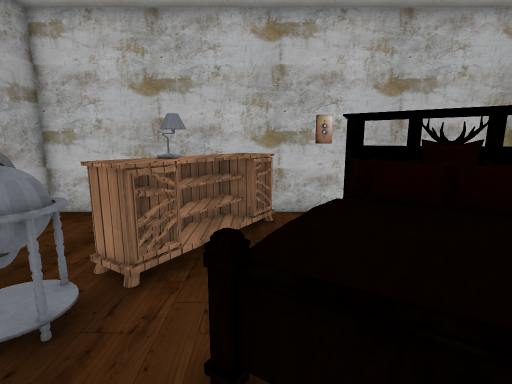
view 1 (above)

14 first-person views from a walk through a Unity game level. The camera is 1.5 m above the floor, tilts 10° down and sees 85° across. The floor is counted in squares, 0.5 m on a side. Each view is taken from the middle of a square. On the plan, view 1 faces up. The plan holds only what a view shows up to about 20 squares ahead; the rest is blank. The player is left out. Some surface patterns are stand-ins.

view 2
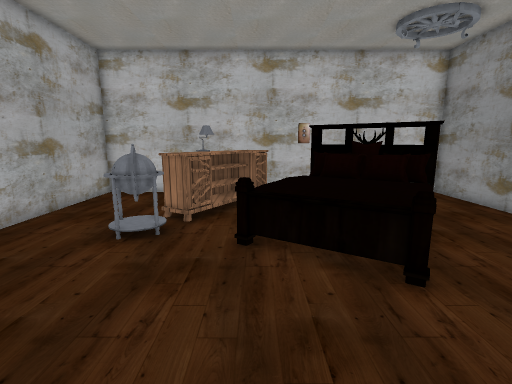

view 3
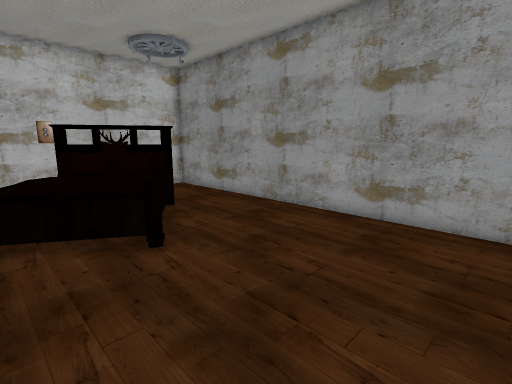

view 4
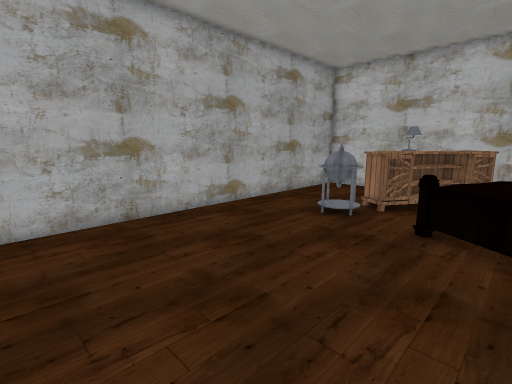

view 5
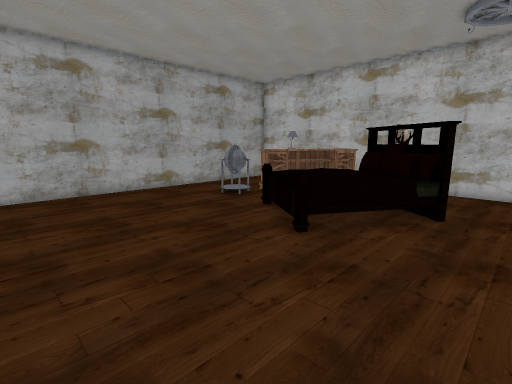

view 6
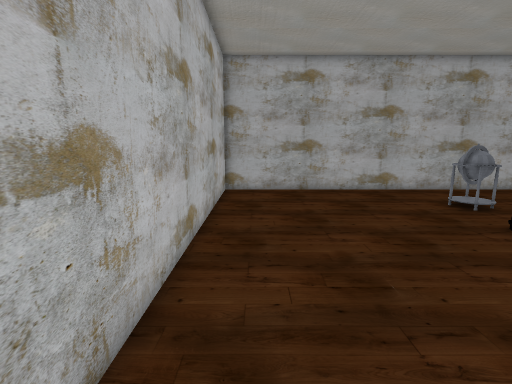

view 7
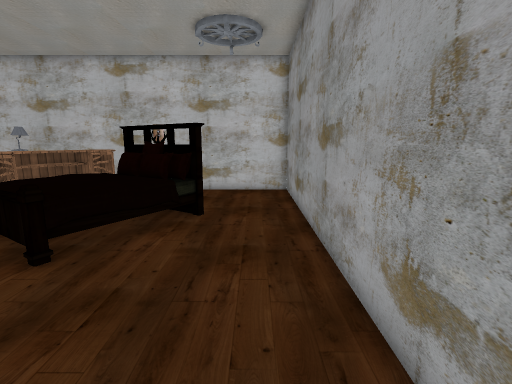

view 8
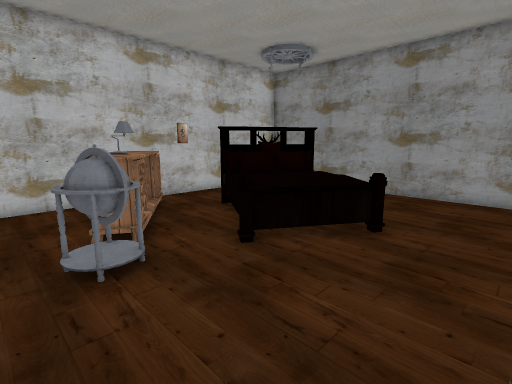

view 9
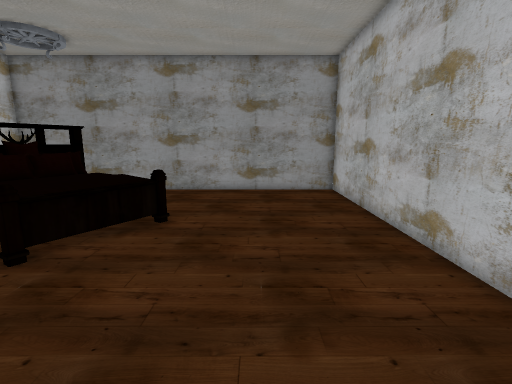

view 10
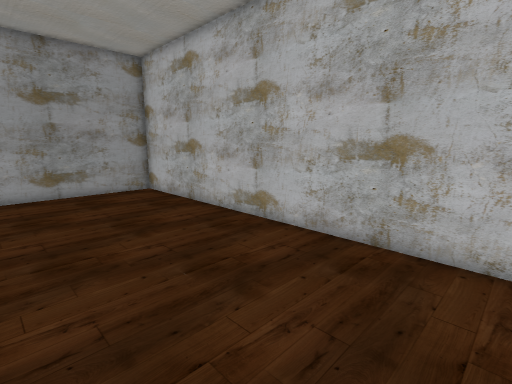

view 11
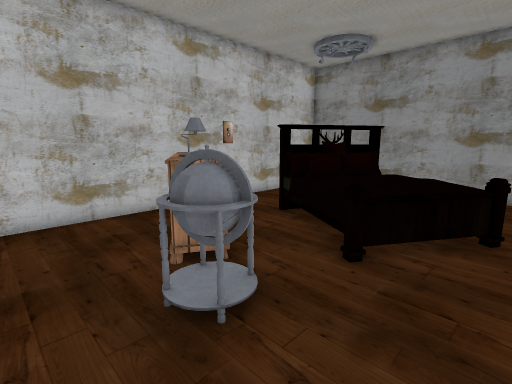

view 12
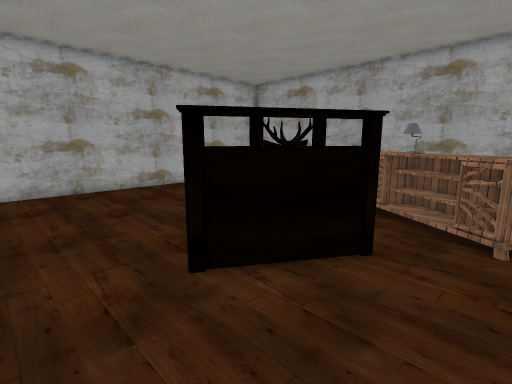

view 13
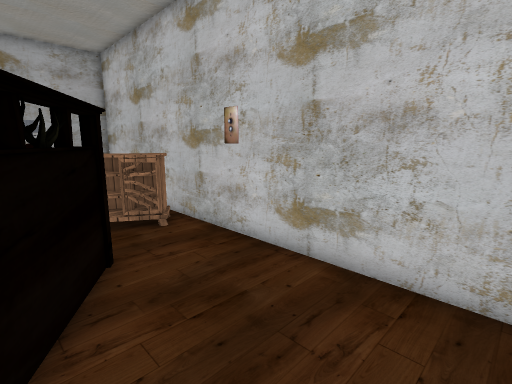

view 14
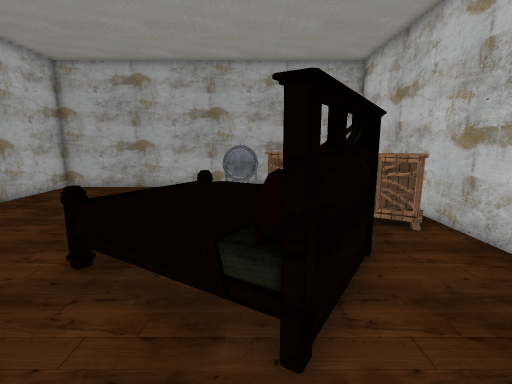

### Floor plan
Key: @ floor where view 1 was taken; # wall or solid block; . floor; = window, fence, low wall or low ledge; ^ raised ledge; C cabinet; L lamp; B bed.
Columns run from 9 left of view 1 to 11 right of it. Each row starts with its distance up from view 1.
 12 #####################
 11 #.......CCC.........#
 10 #......CCC..........#
  9 #......CCC..........#
  8 #.....LLC... .......#
  7 #.....CLC..=  B.....#
  6 #....CCC..^     B...#
  5 #...###..=^     B...#
  4 #...###..^     =....#
  3 #....... B    ^.....#
  2 #.........B  ^=.....#
  1 #..........  ^......#
  0 #........@..........#
 -1 #...................#
 -2 #...................#
 -3 #...................#
 -4 #...................#
 -5 #...................#
 -6 #...................#
 -7 #...................#
 -8 #####################

Positions as (right, up) in squares from view 1, and headings:
1: (0, 0), facing up
2: (0, -5), facing up
3: (0, -7), facing up-right
4: (2, -7), facing up-left
5: (9, -7), facing up-left
6: (9, -6), facing left
7: (9, -6), facing up
8: (-6, -3), facing up-right
9: (-7, -3), facing right
10: (-7, 0), facing down-right
11: (-7, 0), facing up-right
12: (10, 11), facing down-left
13: (10, 6), facing up-left
14: (10, 5), facing left
